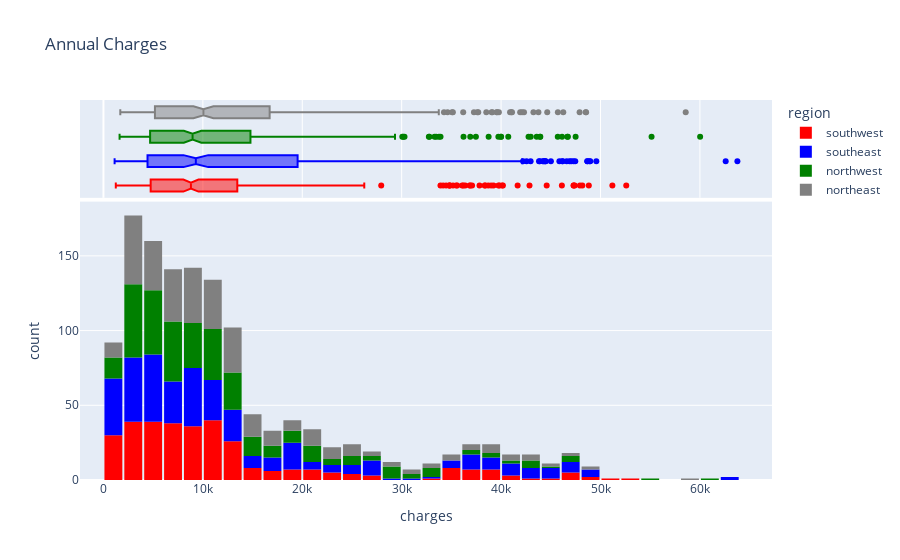

Notebook code for this chart:
### Code cell
charges = px.histogram(medical_df, x="charges",
                       marginal = "box",
                       color = "region",
                       color_discrete_sequence = ['red', 'blue', 'green', 'grey'],
                       title = "Annual Charges")
charges.update_layout(bargap = 0.1)
charges.show()

### Figure 1 — Plotly figure (JSON) as saved in the notebook; plotly's stock layout.template omitted (floating-point values rounded to 4 significant figures; data arrays with more than 128 entries replaced by an {"elided": "..."} marker saying what was removed)
{"data": [{"alignmentgroup": "True", "bingroup": "x", "hovertemplate": "region=southwest<br>charges=%{x}<br>count=%{y}<extra></extra>", "legendgroup": "southwest", "marker": {"color": "red", "pattern": {"shape": ""}}, "name": "southwest", "offsetgroup": "southwest", "orientation": "v", "showlegend": true, "type": "histogram", "x": {"elided": "325 float values"}, "xaxis": "x", "yaxis": "y"}, {"alignmentgroup": "True", "hovertemplate": "region=southwest<br>charges=%{x}<extra></extra>", "legendgroup": "southwest", "marker": {"color": "red"}, "name": "southwest", "notched": true, "offsetgroup": "southwest", "showlegend": false, "type": "box", "x": {"elided": "325 float values"}, "xaxis": "x2", "yaxis": "y2"}, {"alignmentgroup": "True", "bingroup": "x", "hovertemplate": "region=southeast<br>charges=%{x}<br>count=%{y}<extra></extra>", "legendgroup": "southeast", "marker": {"color": "blue", "pattern": {"shape": ""}}, "name": "southeast", "offsetgroup": "southeast", "orientation": "v", "showlegend": true, "type": "histogram", "x": {"elided": "364 float values"}, "xaxis": "x", "yaxis": "y"}, {"alignmentgroup": "True", "hovertemplate": "region=southeast<br>charges=%{x}<extra></extra>", "legendgroup": "southeast", "marker": {"color": "blue"}, "name": "southeast", "notched": true, "offsetgroup": "southeast", "showlegend": false, "type": "box", "x": {"elided": "364 float values"}, "xaxis": "x2", "yaxis": "y2"}, {"alignmentgroup": "True", "bingroup": "x", "hovertemplate": "region=northwest<br>charges=%{x}<br>count=%{y}<extra></extra>", "legendgroup": "northwest", "marker": {"color": "green", "pattern": {"shape": ""}}, "name": "northwest", "offsetgroup": "northwest", "orientation": "v", "showlegend": true, "type": "histogram", "x": {"elided": "325 float values"}, "xaxis": "x", "yaxis": "y"}, {"alignmentgroup": "True", "hovertemplate": "region=northwest<br>charges=%{x}<extra></extra>", "legendgroup": "northwest", "marker": {"color": "green"}, "name": "northwest", "notched": true, "offsetgroup": "northwest", "showlegend": false, "type": "box", "x": {"elided": "325 float values"}, "xaxis": "x2", "yaxis": "y2"}, {"alignmentgroup": "True", "bingroup": "x", "hovertemplate": "region=northeast<br>charges=%{x}<br>count=%{y}<extra></extra>", "legendgroup": "northeast", "marker": {"color": "grey", "pattern": {"shape": ""}}, "name": "northeast", "offsetgroup": "northeast", "orientation": "v", "showlegend": true, "type": "histogram", "x": {"elided": "324 float values"}, "xaxis": "x", "yaxis": "y"}, {"alignmentgroup": "True", "hovertemplate": "region=northeast<br>charges=%{x}<extra></extra>", "legendgroup": "northeast", "marker": {"color": "grey"}, "name": "northeast", "notched": true, "offsetgroup": "northeast", "showlegend": false, "type": "box", "x": {"elided": "324 float values"}, "xaxis": "x2", "yaxis": "y2"}], "layout": {"autosize": true, "bargap": 0.1, "barmode": "relative", "legend": {"title": {"text": "region"}, "tracegroupgap": 0}, "title": {"text": "Annual Charges"}, "xaxis": {"anchor": "y", "autorange": true, "domain": [0, 1], "range": [-2359.0, 67250.0], "title": {"text": "charges"}, "type": "linear"}, "xaxis2": {"anchor": "y2", "autorange": true, "domain": [0, 1], "matches": "x", "range": [-2359.0, 67250.0], "showgrid": true, "showticklabels": false, "type": "linear"}, "yaxis": {"anchor": "x", "autorange": true, "domain": [0, 0.7326], "range": [0, 186.3], "title": {"text": "count"}}, "yaxis2": {"anchor": "x2", "autorange": true, "domain": [0.7426, 1], "matches": "y2", "range": [-0.5, 3.5], "showgrid": false, "showline": false, "showticklabels": false, "ticks": "", "type": "category"}}}
